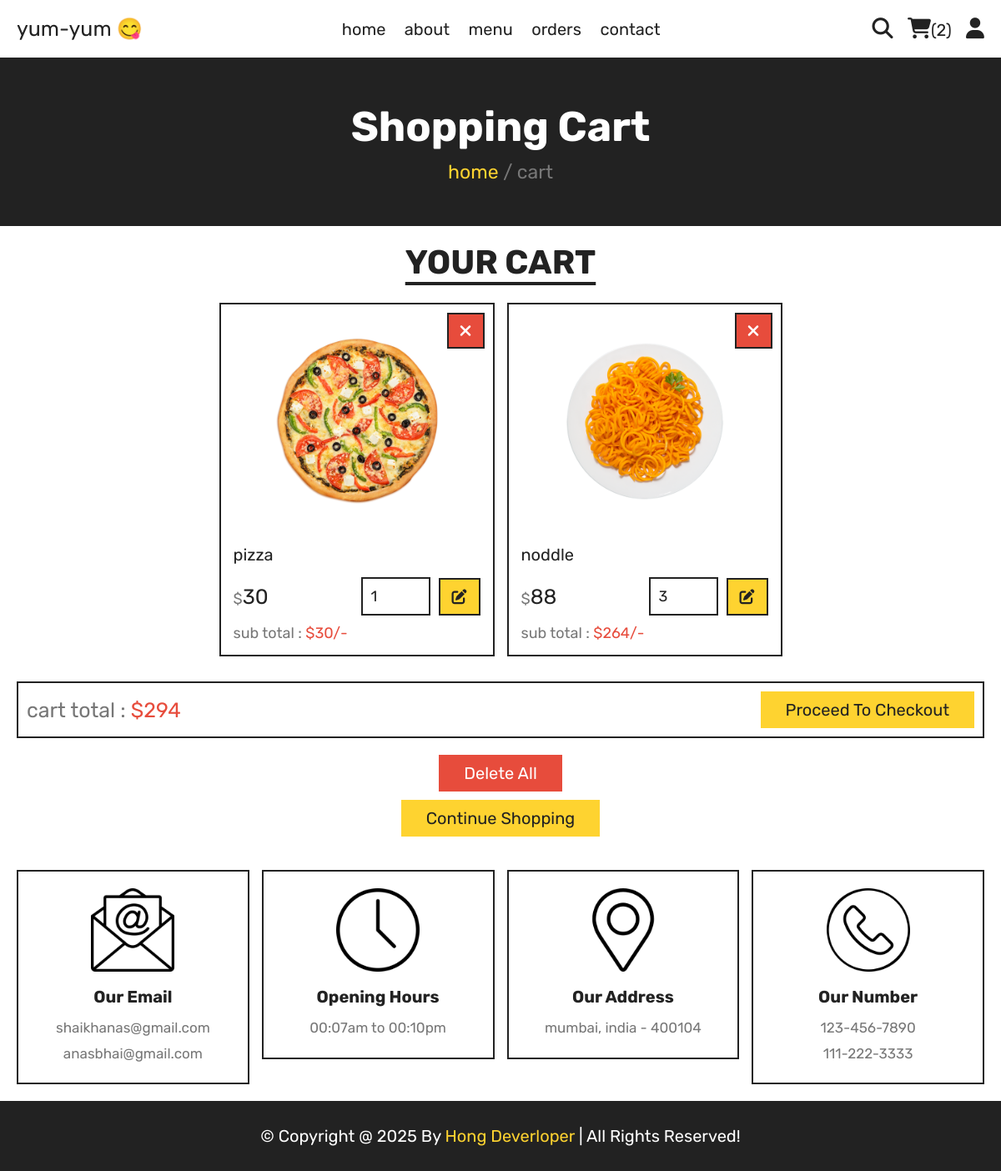
/cart.php (signed in), run on the app's committed database.
### tables this page shows
CREATE TABLE `cart` (
  `id` int(100) NOT NULL,
  `user_id` int(100) NOT NULL,
  `pid` int(100) NOT NULL,
  `name` varchar(100) NOT NULL,
  `price` int(10) NOT NULL,
  `quantity` int(10) NOT NULL,
  `image` varchar(100) NOT NULL
);

### cart.php (the view, shortened to what this page needs)
<?php
include 'components/connect.php';
if(isset($_SESSION['user_id'])){
   $user_id = $_SESSION['user_id'];
}else{
   $user_id = '';
   header('location:home.php');
};
?>
<!DOCTYPE html>
<html lang="en">
<head>
   <link rel="stylesheet" href="https://cdnjs.cloudflare.com/ajax/libs/font-awesome/6.1.1/css/all.min.css">
   <link rel="stylesheet" href="css/style.css">
</head>
<body>
<?php include 'components/user_header.php'; ?>
<div class="heading">
   <h3>shopping cart</h3>
   <p><a href="home.php">home</a> <span> / cart</span></p>
</div>
<section class="products">
   <h1 class="title">your cart</h1>
   <div class="box-container">
      <?php
         $grand_total = 0;
         $select_cart = $conn->prepare("SELECT * FROM `cart` WHERE user_id = ?");
         $select_cart->execute([$user_id]);
         if($select_cart->rowCount() > 0){
            while($fetch_cart = $select_cart->fetch(PDO::FETCH_ASSOC)){
      ?>
      <form action="" method="post" class="box">
         <button type="submit" class="fas fa-times" name="delete" onclick="return confirm('delete this item?');"></button>
         <img src="uploaded_img/<?= $fetch_cart['image']; ?>" alt="">
         <div class="name"><?= $fetch_cart['name']; ?></div>
         <div class="flex">
            <div class="price"><span>$</span><?= $fetch_cart['price']; ?></div>
            <input type="number" name="qty" class="qty" min="1" max="99" value="<?= $fetch_cart['quantity']; ?>" maxlength="2">
            <button type="submit" class="fas fa-edit" name="update_qty"></button>
         </div>
         <div class="sub-total"> sub total : <span>$<?= $sub_total = ($fetch_cart['price'] * $fetch_cart['quantity']); ?>/-</span> </div>
      </form>
      <?php
               $grand_total += $sub_total;
            }
         }else{
            echo '<p class="empty">your cart is empty</p>';
         }
      ?>
   </div>
   <div class="cart-total">
      <p>cart total : <span>$<?= $grand_total; ?></span></p>
      <a href="checkout.php" class="btn <?= ($grand_total > 1)?'':'disabled'; ?>">proceed to checkout</a>
   </div>
   <div class="more-btn">
      <form action="" method="post">
         <button type="submit" class="delete-btn <?= ($grand_total > 1)?'':'disabled'; ?>" name="delete_all" onclick="return confirm('delete all from cart?');">delete all</button>
      </form>
      <a href="menu.php" class="btn">continue shopping</a>
   </div>
</section>
<?php include 'components/footer.php'; ?>
</body>
</html>

### css/style.css (style rules this page uses)
:root { --yellow: #fed330; --red: #e74c3c; --white: #fff; --black: #222; --light-color: #777; --border: 0.2rem solid var(--black); }
* { font-family: "Rubik", sans-serif; margin: 0; padding: 0; box-sizing: border-box; outline: none; border: none; text-decoration: none; }
html { font-size: 62.5%; overflow-x: hidden; scroll-behavior: smooth; stop-opacity: 7rem; }
section { margin: 0 auto; max-width: 1200px; padding: 2rem; }
.title { text-align: center; margin-bottom: 2.5rem; font-size: 4rem; color: var(--black); text-transform: uppercase; text-decoration: underline; text-underline-offset: 1rem; }
.heading { display: flex; align-items: center; justify-content: center; gap: 1rem; flex-flow: column; background-color: var(--black); min-height: 20rem; }
.heading h3 { font-size: 5rem; color: var(--white); text-transform: capitalize; }
.heading p { font-size: 2.3rem; color: var(--light-color); }
.heading p a { color: var(--yellow); }
.btn, .delete-btn { margin-top: 1rem; display: inline-block; font-size: 2rem; padding: 1rem 3rem; cursor: pointer; text-transform: capitalize; transition: 0.2s linear; }
.btn { background-color: var(--yellow); color: var(--black); }
.delete-btn { background-color: var(--red); color: var(--white); }
.products .box-container { display: grid; grid-template-columns: repeat(auto-fit, 33rem); justify-content: center; align-items: flex-start; gap: 1.5rem; }
.products .box-container .box { border: var(--border); padding: 1.5rem; position: relative; overflow: hidden; }
.products .box-container .box img { height: 25rem; width: 100%; object-fit: contain; margin-bottom: 1rem; }
.products .box-container .box .name { font-size: 2rem; color: var(--black); margin: 1rem 0; }
.products .box-container .box .flex { display: flex; align-items: center; gap: 1rem; margin-top: 1.5rem; }
.products .box-container .box .flex .price { margin-right: auto; font-size: 2.5rem; color: var(--black); }
.products .box-container .box .flex .price span { color: var(--light-color); font-size: 1.8rem; }
.products .box-container .box .flex .qty { padding: 1rem; border: var(--border); font-size: 1.8rem; color: var(--black); }
.products .box-container .box .flex .fa-edit { width: 5rem; background-color: var(--yellow); color: var(--black); cursor: pointer; font-size: 1.8rem; height: 4.5rem; border: var(--border); }
.products .box-container .box .fa-times { position: absolute; top: 1rem; right: 1rem; background-color: var(--red); color: var(--white); border: var(--border); line-height: 4rem; height: 4.3rem; width: 4.5rem; cursor: pointer; font-size: 2rem; }
.products .box-container .box .sub-total { margin-top: 1rem; font-size: 1.8rem; color: var(--light-color); }
.products .box-container .box .sub-total span { color: var(--red); }
.products .more-btn { margin-top: 1rem; text-align: center; }
.products .cart-total { display: flex; align-items: center; gap: 1.5rem; flex-wrap: wrap; justify-content: space-between; margin-top: 3rem; border: var(--border); padding: 1rem; }
.products .cart-total p { font-size: 2.5rem; color: var(--light-color); }
.products .cart-total p span { color: var(--red); }
.products .cart-total .btn { margin-top: 0; }

### data on the page
cart: image (picture), name "pizza", price "30", qty "1"
cart: image (picture), name "noddle", price "88", qty "3", $sub_total = ($fetch_cart['price'] * $fetch_cart['quantity']) "264"

### other printed values
$total_cart_items "2"
$grand_total "294"
